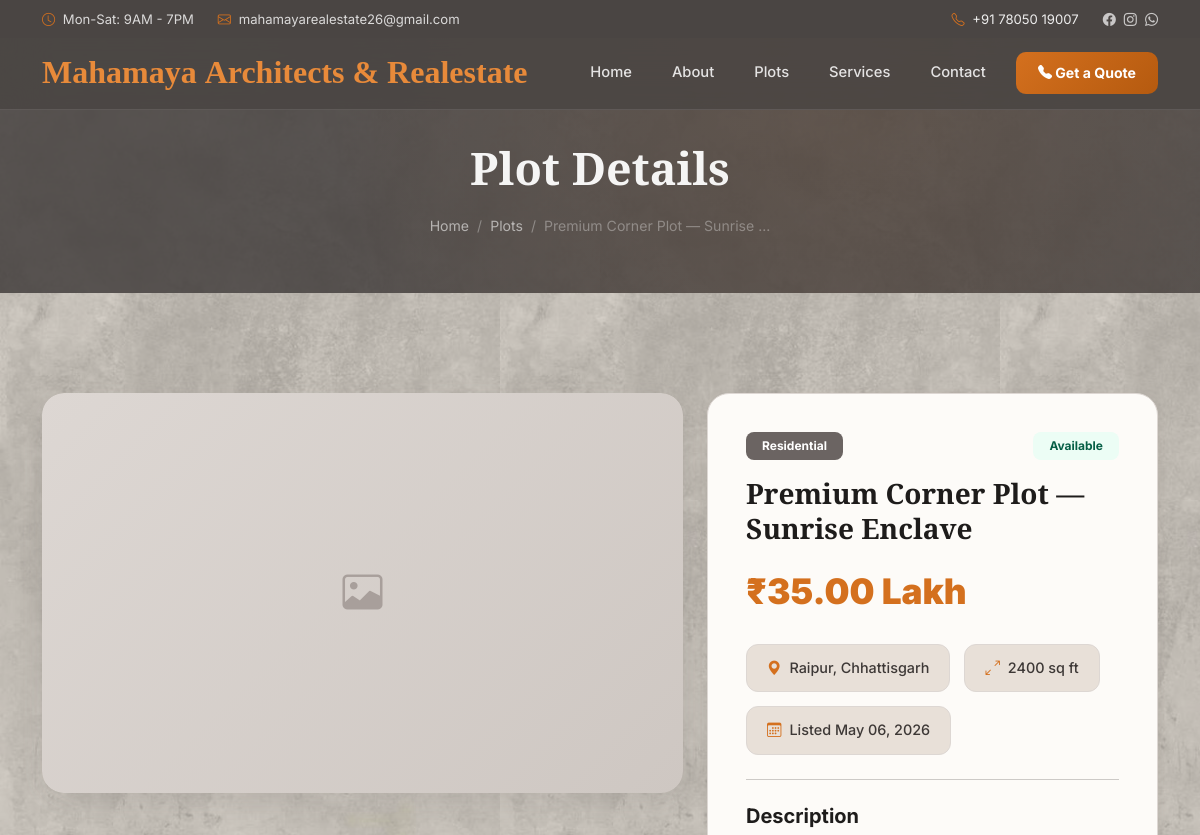
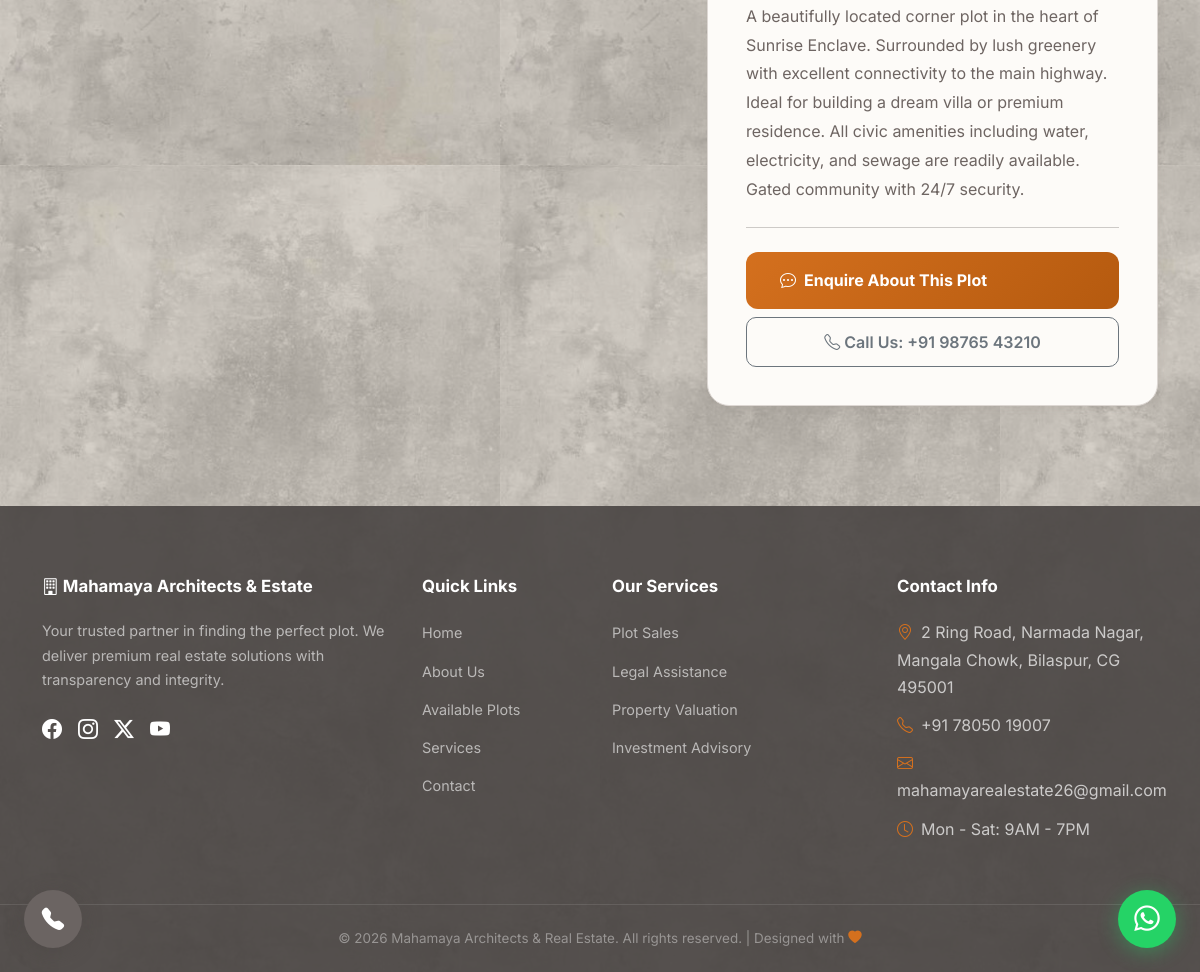
Page /plot/1 on the committed database (2 pictures, top to bottom).
### models.py (models this page shows, shortened)
class Plot(db.Model):
    __tablename__ = 'plots'
    id = db.Column(db.Integer, primary_key=True)
    title = db.Column(db.String(200), nullable=False)
    description = db.Column(db.Text, nullable=True)
    price = db.Column(db.Float, nullable=False)
    location = db.Column(db.String(200), nullable=False)
    size = db.Column(db.String(100), nullable=False)  # e.g., "1200 sq ft"
    plot_type = db.Column(db.String(100), nullable=True, default='Residential')
    image_filename = db.Column(db.String(300), nullable=True, default='default_plot.jpg')
    is_featured = db.Column(db.Boolean, default=False)
    is_available = db.Column(db.Boolean, default=True)
    created_at = db.Column(db.DateTime, default=datetime.utcnow)
    updated_at = db.Column(db.DateTime, default=datetime.utcnow, onupdate=datetime.utcnow)
    def formatted_price(self):
        if self.price >= 10000000:
            return f"₹{self.price / 10000000:.2f} Cr"
        elif self.price >= 100000:
            return f"₹{self.price / 100000:.2f} Lakh"
        else:
            return f"₹{self.price:,.0f}"

### routes/main.py (the view)
@main_bp.route('/plot/<int:plot_id>')
def plot_detail(plot_id):
    plot = Plot.query.get_or_404(plot_id)
    related_plots = Plot.query.filter(
        Plot.id != plot_id,
        Plot.is_available == True,
        Plot.location == plot.location
    ).limit(3).all()
    return render_template('plot_detail.html', plot=plot, related_plots=related_plots)

### templates/plot_detail.html (shortened to what this page needs)
{% extends 'base.html' %}
{% block content %}
<section class="page-hero">
    <div class="container">
        <h1>Plot Details</h1>
        <div class="breadcrumb-custom">
            <a href="{{ url_for('main.home') }}">Home</a><span>/</span>
            <a href="{{ url_for('main.plots') }}">Plots</a><span>/</span>
            <span>{{ plot.title[:30] }}...</span>
        </div>
    </div>
</section>
<section class="section-padding">
    <div class="container">
        <div class="row g-4">
            <div class="col-lg-7">
                <div class="detail-gallery reveal">
                    {% if plot.image_filename and plot.image_filename != 'default_plot.jpg' %}
                    <img src="{{ url_for('static', filename='uploads/' + plot.image_filename) }}" alt="{{ plot.title }}">
                    {% else %}
                    <div class="img-placeholder" style="height:400px;border-radius:var(--radius-lg);"><i class="bi bi-image"></i></div>
                    {% endif %}
                </div>
            </div>
            <div class="col-lg-5">
                <div class="detail-info reveal">
                    <div class="d-flex justify-content-between align-items-start mb-3">
                        <span class="badge badge-featured px-3 py-2" style="border-radius:8px;">{{ plot.plot_type }}</span>
                        {% if plot.is_available %}
                        <span class="badge badge-available px-3 py-2" style="border-radius:8px;">Available</span>
                        {% else %}
                        <span class="badge badge-sold px-3 py-2" style="border-radius:8px;">Sold</span>
                        {% endif %}
                    </div>
                    <h3 class="mb-3">{{ plot.title }}</h3>
                    <div class="detail-price mb-3">{{ plot.formatted_price() }}</div>
                    <div class="detail-meta">
                        <div class="detail-meta-item"><i class="bi bi-geo-alt-fill"></i>{{ plot.location }}</div>
                        <div class="detail-meta-item"><i class="bi bi-arrows-angle-expand"></i>{{ plot.size }}</div>
                        <div class="detail-meta-item"><i class="bi bi-calendar3"></i>Listed {{ plot.created_at.strftime('%b %d, %Y') }}</div>
                    </div>
                    <hr class="my-4" style="border-color:var(--border);">
                    <h5 style="font-family:'Inter',sans-serif;font-weight:700;">Description</h5>
                    <p style="color:var(--text-light);line-height:1.8;">{{ plot.description or 'No description available.' }}</p>
                    <hr class="my-4" style="border-color:var(--border);">
                    <div class="d-grid gap-2">
                        <a href="{{ url_for('main.contact') }}" class="btn-primary-custom text-center"><i class="bi bi-chat-dots"></i> Enquire About This Plot</a>
                        <a href="tel:+919876543210" class="btn btn-outline-secondary" style="border-radius:10px;padding:12px;font-weight:600;"><i class="bi bi-telephone"></i> Call Us: +91 98765 43210</a>
                    </div>
                </div>
            </div>
        </div>
    </div>
</section>
{% endblock %}

### static/css/style.css (style rules this page uses)
:root { --cement-dark: #4a4543; --cement: #6b6462; --cement-mid: #8a8280; --cement-light: #a89f9b; --concrete: #b8b0ab; --concrete-light: #cec7c2; --concrete-lighter: #ddd7d3; --sand: #e8e0d8; --sand-light: #f0ebe6; --sand-lighter: #f7f4f0; --cream: #fdfbf8; --warm-white: #fffdf9; --accent: #d4701e; --accent-light: #e88a3a; --accent-dark: #b55a0f; --rust: #c2622a; --brick: #a0522d; --text-dark: #1e1c1b; --text-body: #3d3836; --text-light: #6e6562; --text-muted: #8a8380; --shadow-sm: 0 2px 12px rgba(74, 69, 67, 0.08); --shadow-md: 0 8px 30px rgba(74, 69, 67, 0.12); --shadow-lg: 0 20px 60px rgba(74, 69, 67, 0.18); --radius: 14px; --radius-lg: 22px; --transition: all .35s cubic-bezier(.4, 0, .2, 1); }
* { margin: 0; padding: 0; box-sizing: border-box }
body { font-family: 'Inter', sans-serif; background: var(--sand-lighter); color: var(--text-body); line-height: 1.7; overflow-x: hidden; background-image: url('../img/cement-light.jpg'); background-repeat: repeat; background-size: 500px; background-blend-mode: multiply }
h1, h2, h3, h4, h5, h6 { font-family: 'Playfair Display', serif; color: var(--text-dark); font-weight: 700; line-height: 1.25 }
a { text-decoration: none; color: var(--text-dark); transition: var(--transition) }
.btn-primary-custom { background: linear-gradient(135deg, var(--accent), var(--accent-dark)); color: #fff; border: none; padding: 15px 34px; border-radius: 12px; font-weight: 700; font-size: 1rem; transition: var(--transition); display: inline-flex; align-items: center; gap: 8px; cursor: pointer }
.section-padding { padding: 100px 0 }
.page-hero { background: var(--cement-dark); padding: 140px 0 55px; color: #fff; text-align: center; position: relative; overflow: hidden }
.page-hero::before { content: ''; position: absolute; top: 0; left: 0; right: 0; bottom: 0; background: radial-gradient(circle at 70% 30%, rgba(212, 112, 30, 0.08), transparent 60%) }
.page-hero::after { content: ''; position: absolute; top: 0; left: 0; right: 0; bottom: 0; background-image: url('../img/cement-dark.jpg'); background-repeat: repeat; background-size: 600px; opacity: 0.12; pointer-events: none; z-index: 0 }
.page-hero h1 { color: #fff; font-size: 2.8rem; margin-bottom: 12px; position: relative }
.breadcrumb-custom { display: flex; justify-content: center; gap: 8px; margin-top: 18px; font-size: .88rem; position: relative }
.breadcrumb-custom a { color: rgba(255, 255, 255, 0.6) }
.breadcrumb-custom span { color: rgba(255, 255, 255, 0.35) }
.detail-gallery { border-radius: var(--radius-lg); overflow: hidden; box-shadow: var(--shadow-md) }
.detail-info { background: var(--cream); border-radius: var(--radius-lg); padding: 38px; box-shadow: var(--shadow-sm); border: 1px solid var(--concrete-lighter) }
.detail-price { font-size: 2.2rem; font-weight: 900; font-family: 'Inter', sans-serif; color: var(--accent) }
.detail-meta { display: flex; flex-wrap: wrap; gap: 14px; margin: 22px 0 }
.detail-meta-item { display: flex; align-items: center; gap: 8px; padding: 11px 20px; background: var(--sand); border-radius: 12px; font-size: .9rem; font-weight: 500; border: 1px solid var(--concrete-lighter) }
.detail-meta-item i { color: var(--accent) }
.reveal { opacity: 0; transform: translateY(30px); transition: all .7s ease }
.reveal.active { opacity: 1; transform: translateY(0) }
.page-transition { opacity: 0; transition: opacity 0.35s ease; }
.page-loaded { opacity: 1; }
.badge-featured { background: var(--cement); color: #fff; font-weight: 700 }
.badge-available { background: #ecfdf5; color: #065f46 }
.img-placeholder { background: linear-gradient(135deg, var(--concrete-lighter), var(--concrete-light)); display: flex; align-items: center; justify-content: center; color: var(--cement-light); font-size: 2.5rem }

### rows in the picture
Plot: title "Premium Corner Plot — Sunrise", plot_type "Residential", title "Premium Corner Plot — Sunrise Enclave", formatted_price "₹35.00 Lakh", location "Raipur, Chhattisgarh", size "2400 sq ft", created_at "May 06, 2026", description "A beautifully located corner plot in the heart of Sunrise Enclave. Surrounded by lush greenery with excellent connectivity to the main highway. Ideal for building a dream villa or premium residence. All civic amenities including water, electricity, and sewage are readily available. Gated community with 24/7 security."

### other values in the picture
{{ 2026 }} "2026"
